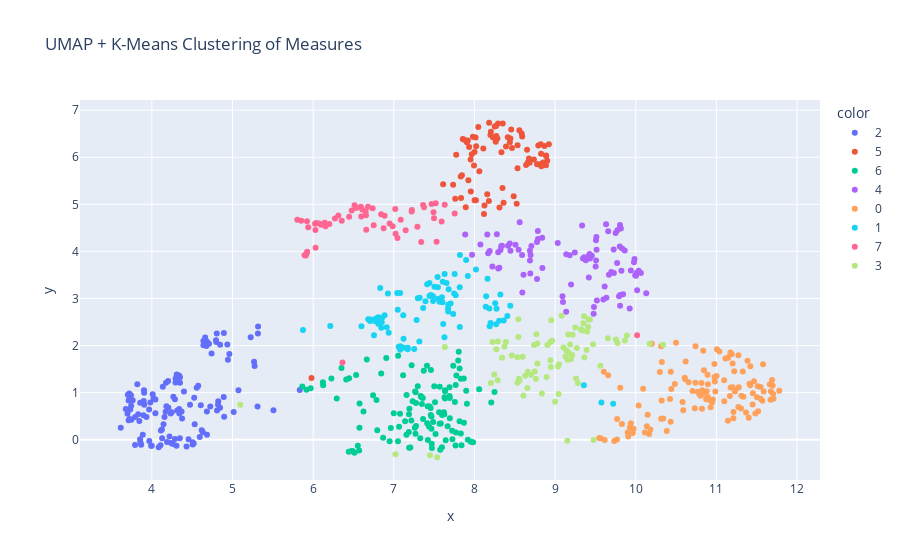

Here is the notebook cell this chart was saved with:
### Code cell
import plotly.express as px

fig = px.scatter(
    df_plot, 
    x="x", y="y", 
    color=df_plot["cluster"].astype(str),  # Convert to string for categorical coloring
    hover_data=["measure"],  # Show measure names on hover
    title="UMAP + K-Means Clustering of Measures"
)
fig.show()
